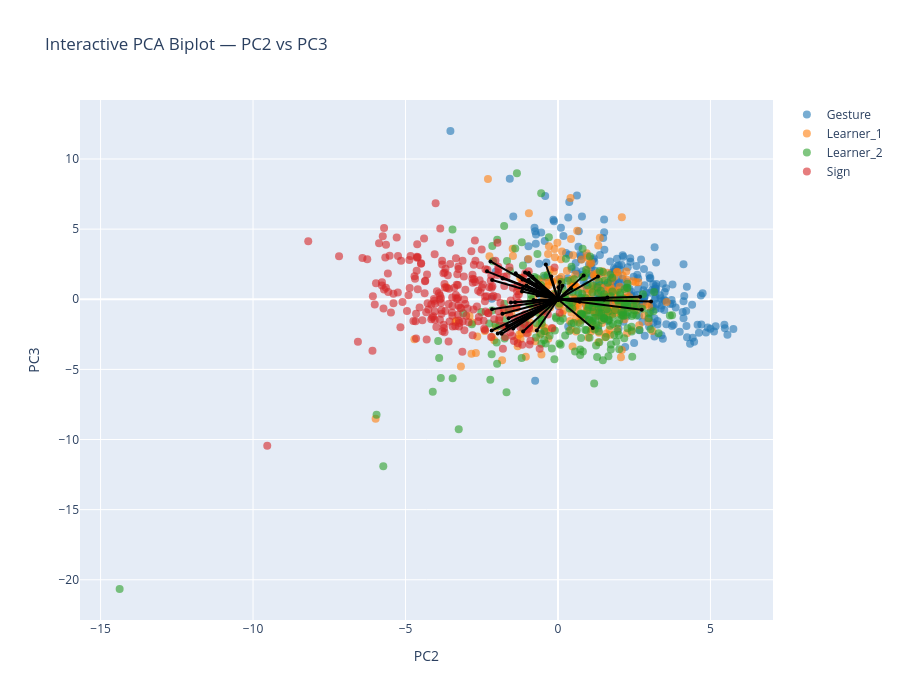

Notebook source saved alongside this figure:
### Markdown cell above
### Biplot PC2-PC3

### Code cell
pcs_to_plot = [2, 3]  # PC1–PC2

sig_features_GS = (
    df_sig_vars_GS[
        (df_sig_vars_GS["sig_loading"]) &
        (df_sig_vars_GS["PC"].isin(pcs_to_plot))
    ]["feature"]
    .unique()
)

feature_names = df_clean.columns[:-1]
selected_vars = [feature_names.get_loc(f) for f in sig_features_GS if f in feature_names]

arrow_strength = (
    df_sig_vars_GS[df_sig_vars_GS["PC"].isin([pcs_to_plot])]
    .groupby("feature")["index_loading"]
    .mean()
    .to_dict()
)

interactive_PCA_biplot(
    score=x_new_GS, 
    coeff=loadings_GS, 
    labels=feature_names, 
    y=y, 
    selected_vars=selected_vars, 
    pc_x=pcs_to_plot[0], pc_y=pcs_to_plot[1],
    show_labels=False,
    le=le,
    arrow_strength=arrow_strength
)

# static plot
static_PCA_biplot(
    score=x_new_GS, 
    coeff=loadings_GS, 
    labels=feature_names, 
    y=y, 
    selected_vars=selected_vars, 
    pc_x=pcs_to_plot[0], pc_y=pcs_to_plot[1],
    show_labels=False,
    arrow_strength=arrow_strength,
    le=le,
    save_path=os.path.join(curfolder, "Plots", "PCA_GS_all_PC2_3_biplot.png")
)

### Figure 1 — Plotly figure (JSON) as saved in the notebook; plotly's stock layout.template omitted (floating-point values rounded to 4 significant figures; data arrays with more than 128 entries replaced by an {"elided": "..."} marker saying what was removed)
{"data": [{"hoverinfo": "text", "marker": {"color": "#1f77b4", "opacity": 0.6, "size": 8}, "mode": "markers", "name": "Gesture", "showlegend": true, "text": {"elided": "248 str values"}, "type": "scatter", "x": {"elided": "248 float values"}, "y": {"elided": "248 float values"}}, {"hoverinfo": "text", "marker": {"color": "#ff7f0e", "opacity": 0.6, "size": 8}, "mode": "markers", "name": "Learner_1", "showlegend": true, "text": {"elided": "244 str values"}, "type": "scatter", "x": {"elided": "244 float values"}, "y": {"elided": "244 float values"}}, {"hoverinfo": "text", "marker": {"color": "#2ca02c", "opacity": 0.6, "size": 8}, "mode": "markers", "name": "Learner_2", "showlegend": true, "text": {"elided": "240 str values"}, "type": "scatter", "x": {"elided": "240 float values"}, "y": {"elided": "240 float values"}}, {"hoverinfo": "text", "marker": {"color": "#d62728", "opacity": 0.6, "size": 8}, "mode": "markers", "name": "Sign", "showlegend": true, "text": {"elided": "239 str values"}, "type": "scatter", "x": {"elided": "239 float values"}, "y": {"elided": "239 float values"}}, {"hoverinfo": "text", "hovertext": "gross__magnitude__arm_speed_Gmean", "line": {"color": "black"}, "marker": {"size": 4}, "mode": "lines+markers", "showlegend": false, "textposition": "top center", "type": "scatter", "x": [0, -2.214], "y": [0, 2.696]}, {"hoverinfo": "text", "hovertext": "gross__variability__arm_speed_Gstd", "line": {"color": "black"}, "marker": {"size": 4}, "mode": "lines+markers", "showlegend": false, "textposition": "top center", "type": "scatter", "x": [0, -0.9605], "y": [0, 1.396]}, {"hoverinfo": "text", "hovertext": "gross__magnitude__arm_speed_peak_mean", "line": {"color": "black"}, "marker": {"size": 4}, "mode": "lines+markers", "showlegend": false, "textposition": "top center", "type": "scatter", "x": [0, -1.156], "y": [0, 1.408]}, {"hoverinfo": "text", "hovertext": "gross__rhythm__arm_speed_peak_n", "line": {"color": "black"}, "marker": {"size": 4}, "mode": "lines+markers", "showlegend": false, "textposition": "top center", "type": "scatter", "x": [0, 0.8434], "y": [0, 1.703]}, {"hoverinfo": "text", "hovertext": "gross__rhythm__arm_speed_peak_rate", "line": {"color": "black"}, "marker": {"size": 4}, "mode": "lines+markers", "showlegend": false, "textposition": "top center", "type": "scatter", "x": [0, -1.386], "y": [0, 1.849]}, {"hoverinfo": "text", "hovertext": "gross__rhythm__arm_speed_mod_depth", "line": {"color": "black"}, "marker": {"size": 4}, "mode": "lines+markers", "showlegend": false, "textposition": "top center", "type": "scatter", "x": [0, -1.18], "y": [0, 0.551]}, {"hoverinfo": "text", "hovertext": "gross__magnitude__arm_acc_Gmean", "line": {"color": "black"}, "marker": {"size": 4}, "mode": "lines+markers", "showlegend": false, "textposition": "top center", "type": "scatter", "x": [0, -2.327], "y": [0, 1.99]}, {"hoverinfo": "text", "hovertext": "gross__variability__arm_acc_Gstd", "line": {"color": "black"}, "marker": {"size": 4}, "mode": "lines+markers", "showlegend": false, "textposition": "top center", "type": "scatter", "x": [0, -0.718], "y": [0, 1.085]}, {"hoverinfo": "text", "hovertext": "gross__magnitude__arm_acc_peak_mean", "line": {"color": "black"}, "marker": {"size": 4}, "mode": "lines+markers", "showlegend": false, "textposition": "top center", "type": "scatter", "x": [0, -1.034], "y": [0, 0.9898]}, {"hoverinfo": "text", "hovertext": "gross__rhythm__arm_acc_peak_n", "line": {"color": "black"}, "marker": {"size": 4}, "mode": "lines+markers", "showlegend": false, "textposition": "top center", "type": "scatter", "x": [0, 1.311], "y": [0, 1.619]}, {"hoverinfo": "text", "hovertext": "gross__rhythm__arm_acc_peak_rate", "line": {"color": "black"}, "marker": {"size": 4}, "mode": "lines+markers", "showlegend": false, "textposition": "top center", "type": "scatter", "x": [0, -0.9567], "y": [0, 1.87]}, {"hoverinfo": "text", "hovertext": "gross__rhythm__arm_acc_mod_depth", "line": {"color": "black"}, "marker": {"size": 4}, "mode": "lines+markers", "showlegend": false, "textposition": "top center", "type": "scatter", "x": [0, -1.158], "y": [0, 0.7817]}, {"hoverinfo": "text", "hovertext": "gross__rhythm__arm_speed_sampen", "line": {"color": "black"}, "marker": {"size": 4}, "mode": "lines+markers", "showlegend": false, "textposition": "top center", "type": "scatter", "x": [0, -1.815], "y": [0, 1.498]}, {"hoverinfo": "text", "hovertext": "gross__smoothness__arm_intermittency", "line": {"color": "black"}, "marker": {"size": 4}, "mode": "lines+markers", "showlegend": false, "textposition": "top center", "type": "scatter", "x": [0, 2.694], "y": [0, 0.1832]}, {"hoverinfo": "text", "hovertext": "gross__rhythm__clip_dur_s_totalarm", "line": {"color": "black"}, "marker": {"size": 4}, "mode": "lines+markers", "showlegend": false, "textposition": "top center", "type": "scatter", "x": [0, 3.053], "y": [0, -0.1525]}, {"hoverinfo": "text", "hovertext": "gross__rhythm__band1_coverage_totalarm", "line": {"color": "black"}, "marker": {"size": 4}, "mode": "lines+markers", "showlegend": false, "textposition": "top center", "type": "scatter", "x": [0, 2.748], "y": [0, -0.7423]}, {"hoverinfo": "text", "hovertext": "gross__rhythm__band1_band_power_totalarm", "line": {"color": "black"}, "marker": {"size": 4}, "mode": "lines+markers", "showlegend": false, "textposition": "top center", "type": "scatter", "x": [0, 1.141], "y": [0, -2.052]}, {"hoverinfo": "text", "hovertext": "gross__rhythm__band1_centroid_totalarm", "line": {"color": "black"}, "marker": {"size": 4}, "mode": "lines+markers", "showlegend": false, "textposition": "top center", "type": "scatter", "x": [0, -2.16], "y": [0, 1.368]}, {"hoverinfo": "text", "hovertext": "gross__rhythm__band2_band_power_totalarm", "line": {"color": "black"}, "marker": {"size": 4}, "mode": "lines+markers", "showlegend": false, "textposition": "top center", "type": "scatter", "x": [0, -1.08], "y": [0, 1.9]}, {"hoverinfo": "text", "hovertext": "gross__rhythm__band3_band_power_totalarm", "line": {"color": "black"}, "marker": {"size": 4}, "mode": "lines+markers", "showlegend": false, "textposition": "top center", "type": "scatter", "x": [0, -0.8396], "y": [0, 1.609]}, {"hoverinfo": "text", "hovertext": "gross__rhythm__band3_centroid_totalarm", "line": {"color": "black"}, "marker": {"size": 4}, "mode": "lines+markers", "showlegend": false, "textposition": "top center", "type": "scatter", "x": [0, -1.408], "y": [0, -0.2092]}, {"hoverinfo": "text", "hovertext": "gross__rhythm__band3_entropy_totalarm", "line": {"color": "black"}, "marker": {"size": 4}, "mode": "lines+markers", "showlegend": false, "textposition": "top center", "type": "scatter", "x": [0, -1.544], "y": [0, -0.2253]}, {"hoverinfo": "text", "hovertext": "gross__coordination__arm_coupling", "line": {"color": "black"}, "marker": {"size": 4}, "mode": "lines+markers", "showlegend": false, "textposition": "top center", "type": "scatter", "x": [0, -0.6743], "y": [0, 0.275]}, {"hoverinfo": "text", "hovertext": "gross__proxdist__proximalization_index", "line": {"color": "black"}, "marker": {"size": 4}, "mode": "lines+markers", "showlegend": false, "textposition": "top center", "type": "scatter", "x": [0, 0.7115], "y": [0, -0.1702]}, {"hoverinfo": "text", "hovertext": "fine__handshape__fingertip_spread_mean", "line": {"color": "black"}, "marker": {"size": 4}, "mode": "lines+markers", "showlegend": false, "textposition": "top center", "type": "scatter", "x": [0, -2.173], "y": [0, -2.227]}, {"hoverinfo": "text", "hovertext": "fine__variability__fingertip_spread_std", "line": {"color": "black"}, "marker": {"size": 4}, "mode": "lines+markers", "showlegend": false, "textposition": "top center", "type": "scatter", "x": [0, -1.848], "y": [0, -2.462]}, {"hoverinfo": "text", "hovertext": "fine__handshape__thumb_index_mean", "line": {"color": "black"}, "marker": {"size": 4}, "mode": "lines+markers", "showlegend": false, "textposition": "top center", "type": "scatter", "x": [0, -1.974], "y": [0, -2.439]}, {"hoverinfo": "text", "hovertext": "fine__variability__thumb_index_std", "line": {"color": "black"}, "marker": {"size": 4}, "mode": "lines+markers", "showlegend": false, "textposition": "top center", "type": "scatter", "x": [0, -1.468], "y": [0, -2.091]}, {"hoverinfo": "text", "hovertext": "fine__handshape__mcp_tip_mean", "line": {"color": "black"}, "marker": {"size": 4}, "mode": "lines+markers", "showlegend": false, "textposition": "top center", "type": "scatter", "x": [0, -1.143], "y": [0, -2.303]}, {"hoverinfo": "text", "hovertext": "fine__variability__mcp_tip_std", "line": {"color": "black"}, "marker": {"size": 4}, "mode": "lines+markers", "showlegend": false, "textposition": "top center", "type": "scatter", "x": [0, -0.6943], "y": [0, -2.227]}, {"hoverinfo": "text", "hovertext": "fine__handshape__thumb_opposition_mean", "line": {"color": "black"}, "marker": {"size": 4}, "mode": "lines+markers", "showlegend": false, "textposition": "top center", "type": "scatter", "x": [0, -1.616], "y": [0, -1.349]}, {"hoverinfo": "text", "hovertext": "fine__variability__thumb_opposition_std", "line": {"color": "black"}, "marker": {"size": 4}, "mode": "lines+markers", "showlegend": false, "textposition": "top center", "type": "scatter", "x": [0, -0.9889], "y": [0, -1.117]}, {"hoverinfo": "text", "hovertext": "fine__handshape__handshape_size_mean", "line": {"color": "black"}, "marker": {"size": 4}, "mode": "lines+markers", "showlegend": false, "textposition": "top center", "type": "scatter", "x": [0, 1.513], "y": [0, -0.009387]}, {"hoverinfo": "text", "hovertext": "fine__variability__handshape_size_std", "line": {"color": "black"}, "marker": {"size": 4}, "mode": "lines+markers", "showlegend": false, "textposition": "top center", "type": "scatter", "x": [0, 1.622], "y": [0, 0.1336]}, {"hoverinfo": "text", "hovertext": "fine__variability__handshape_variability", "line": {"color": "black"}, "marker": {"size": 4}, "mode": "lines+markers", "showlegend": false, "textposition": "top center", "type": "scatter", "x": [0, -1.668], "y": [0, -1.912]}, {"hoverinfo": "text", "hovertext": "fine__magnitude__flexion_speed_mean", "line": {"color": "black"}, "marker": {"size": 4}, "mode": "lines+markers", "showlegend": false, "textposition": "top center", "type": "scatter", "x": [0, -2.161], "y": [0, -0.7063]}, {"hoverinfo": "text", "hovertext": "fine__variability__flexion_speed_std", "line": {"color": "black"}, "marker": {"size": 4}, "mode": "lines+markers", "showlegend": false, "textposition": "top center", "type": "scatter", "x": [0, -1.82], "y": [0, -1.035]}, {"hoverinfo": "text", "hovertext": "fine__smoothness__flexion_jerk", "line": {"color": "black"}, "marker": {"size": 4}, "mode": "lines+markers", "showlegend": false, "textposition": "top center", "type": "scatter", "x": [0, -0.8021], "y": [0, -0.04972]}, {"hoverinfo": "text", "hovertext": "fine__variability__flexion_entropy", "line": {"color": "black"}, "marker": {"size": 4}, "mode": "lines+markers", "showlegend": false, "textposition": "top center", "type": "scatter", "x": [0, -0.6854], "y": [0, 0.8526]}, {"hoverinfo": "text", "hovertext": "gross__variability__arm_acc_peak_std", "line": {"color": "black"}, "marker": {"size": 4}, "mode": "lines+markers", "showlegend": false, "textposition": "top center", "type": "scatter", "x": [0, 0.4285], "y": [0, 0.7669]}, {"hoverinfo": "text", "hovertext": "gross__magnitude__arm_speed_integral", "line": {"color": "black"}, "marker": {"size": 4}, "mode": "lines+markers", "showlegend": false, "textposition": "top center", "type": "scatter", "x": [0, -0.397], "y": [0, 2.475]}, {"hoverinfo": "text", "hovertext": "gross__smoothness__arm_sparc", "line": {"color": "black"}, "marker": {"size": 4}, "mode": "lines+markers", "showlegend": false, "textposition": "top center", "type": "scatter", "x": [0, 0.0178], "y": [0, 0.855]}, {"hoverinfo": "text", "hovertext": "gross__rhythm__band2_centroid_totalarm", "line": {"color": "black"}, "marker": {"size": 4}, "mode": "lines+markers", "showlegend": false, "textposition": "top center", "type": "scatter", "x": [0, 0.06019], "y": [0, 1.235]}, {"hoverinfo": "text", "hovertext": "gross__rhythm__band2_entropy_totalarm", "line": {"color": "black"}, "marker": {"size": 4}, "mode": "lines+markers", "showlegend": false, "textposition": "top center", "type": "scatter", "x": [0, 0.1485], "y": [0, 0.958]}, {"hoverinfo": "text", "hovertext": "gross__magnitude__bbmv_arms_total", "line": {"color": "black"}, "marker": {"size": 4}, "mode": "lines+markers", "showlegend": false, "textposition": "top center", "type": "scatter", "x": [0, -0.2193], "y": [0, 1.63]}], "layout": {"height": 700, "hovermode": "closest", "title": {"text": "Interactive PCA Biplot — PC2 vs PC3"}, "width": 900, "xaxis": {"title": {"text": "PC2"}}, "yaxis": {"title": {"text": "PC3"}}}}
